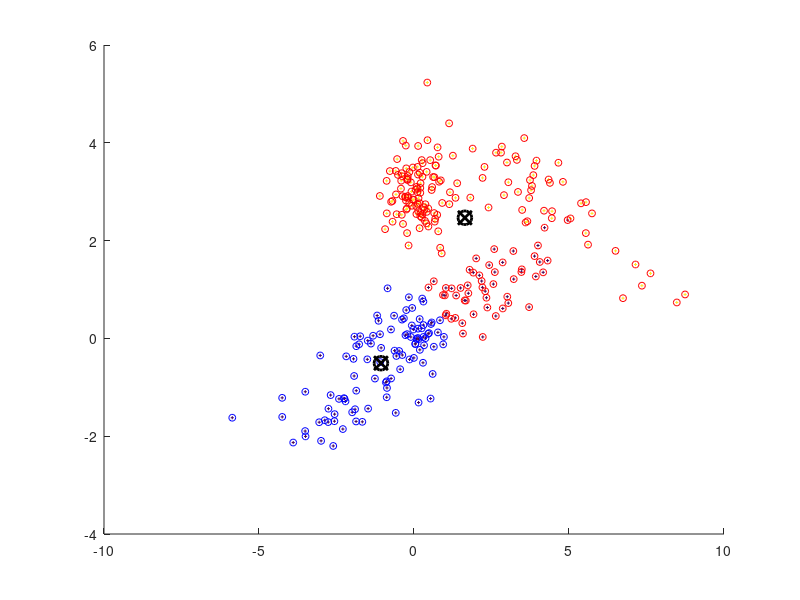

MATLAB code to generate this figure: (Note: this script raises an error after producing the figure.)
% Classe 1
mu1 = [0 0];
sigma1 = [2^2 1.7; 1.7 1^2];
samples1 = 150;
% Classe 2
mu2 = [0 3];
sigma2 = [.5^2 0; 0 .5^2];
samples2 = 100;
% Classe 2
mu3 = [4 3];
sigma3 = [2^2 -1.7; -1.7 1^2];
samples3 = 50;

% Distribution Bivariate
samples = [mvnrnd(mu1,sigma1,samples1);mvnrnd(mu2,sigma2,samples2);mvnrnd(mu3,sigma3,samples3)];

% Draw Graphic
c = [ones(samples1, 1); repmat(2, [samples2 1]); repmat(2, [samples3 1])];
scatter(samples(:,1),samples(:,2),5, c, '+');
hold on

% mu = [mu1; mu2; mu3];
% sigma = cat(3,sigma1,sigma2, sigma3);
% obj = gmdistribution(mu,sigma);
% 
% ezsurf(@(x,y)pdf(obj,[x y]),[-10 10],[-10 10])

% K-Means
opts = statset('Display','final');
[idx,ctrs] = kmeans(samples,2,...
                    'Replicates',100,...
                    'Options',opts);
                
plot(samples(idx==1,1),samples(idx==1,2),'ro','MarkerSize',5);
plot(samples(idx==2,1),samples(idx==2,2),'bo','MarkerSize',5);
plot(ctrs(:,1),ctrs(:,2),'kx','MarkerSize',10,'LineWidth',2);
plot(ctrs(:,1),ctrs(:,2),'ko','MarkerSize',10,'LineWidth',2);
legend('Cluster 1','Cluster 2','Centroids','Location','NW');